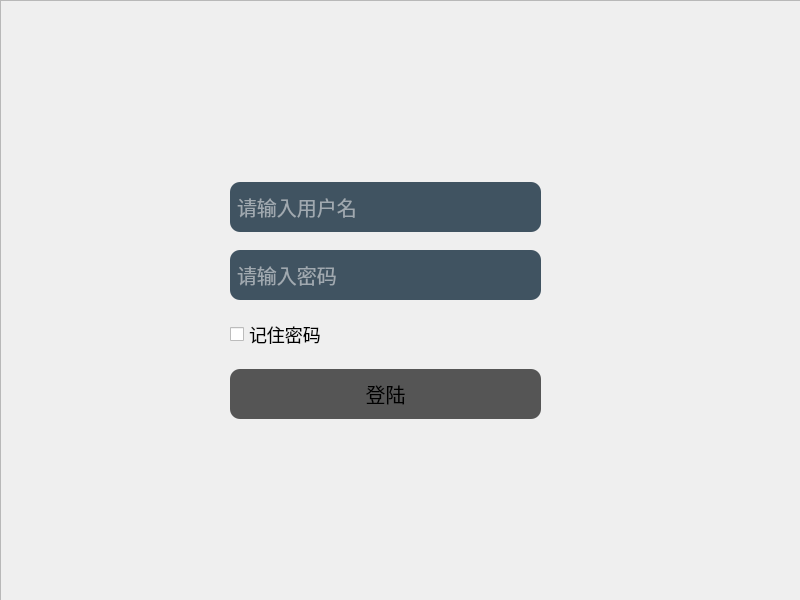
<?xml version="1.0" encoding="UTF-8"?>
<ui version="4.0">
 <class>Widget</class>
 <widget class="QWidget" name="Widget">
  <property name="geometry">
   <rect>
    <x>0</x>
    <y>0</y>
    <width>800</width>
    <height>600</height>
   </rect>
  </property>
  <property name="windowTitle">
   <string>Widget</string>
  </property>
  <property name="styleSheet">
   <string notr="true">QFrame{
	border-image:url(:/qx.jpg);
}

QLineEdit{
	color: white;
	background-color: #405361;
	padding: 0 5px;
	font-size: 20px;
	border: none;
	border-radius: 10px;
}

QCheckBox{
	font-size: 18px;
}

QPushButton{
	font-size: 20px;
	background-color: #555;
	border-radius: 10px;
}

QPushButton:pressed{
	color: black;
	background-color: orange;
}</string>
  </property>
  <widget class="QFrame" name="frame">
   <property name="geometry">
    <rect>
     <x>0</x>
     <y>0</y>
     <width>801</width>
     <height>601</height>
    </rect>
   </property>
   <property name="frameShape">
    <enum>QFrame::StyledPanel</enum>
   </property>
   <property name="frameShadow">
    <enum>QFrame::Raised</enum>
   </property>
   <widget class="QWidget" name="">
    <property name="geometry">
     <rect>
      <x>230</x>
      <y>170</y>
      <width>311</width>
      <height>261</height>
     </rect>
    </property>
    <layout class="QVBoxLayout" name="verticalLayout">
     <item>
      <widget class="QLineEdit" name="lineEdit">
       <property name="sizePolicy">
        <sizepolicy hsizetype="Expanding" vsizetype="Fixed">
         <horstretch>0</horstretch>
         <verstretch>0</verstretch>
        </sizepolicy>
       </property>
       <property name="minimumSize">
        <size>
         <width>0</width>
         <height>50</height>
        </size>
       </property>
       <property name="maximumSize">
        <size>
         <width>16777215</width>
         <height>50</height>
        </size>
       </property>
       <property name="placeholderText">
        <string>请输入用户名</string>
       </property>
      </widget>
     </item>
     <item>
      <widget class="QLineEdit" name="lineEdit_2">
       <property name="minimumSize">
        <size>
         <width>0</width>
         <height>50</height>
        </size>
       </property>
       <property name="maximumSize">
        <size>
         <width>16777215</width>
         <height>50</height>
        </size>
       </property>
       <property name="echoMode">
        <enum>QLineEdit::Password</enum>
       </property>
       <property name="placeholderText">
        <string>请输入密码</string>
       </property>
      </widget>
     </item>
     <item>
      <widget class="QCheckBox" name="checkBox">
       <property name="text">
        <string>记住密码</string>
       </property>
      </widget>
     </item>
     <item>
      <widget class="QPushButton" name="pushButton">
       <property name="minimumSize">
        <size>
         <width>0</width>
         <height>50</height>
        </size>
       </property>
       <property name="maximumSize">
        <size>
         <width>16777215</width>
         <height>50</height>
        </size>
       </property>
       <property name="text">
        <string>登陆</string>
       </property>
      </widget>
     </item>
    </layout>
   </widget>
  </widget>
 </widget>
 <resources/>
 <connections/>
</ui>
